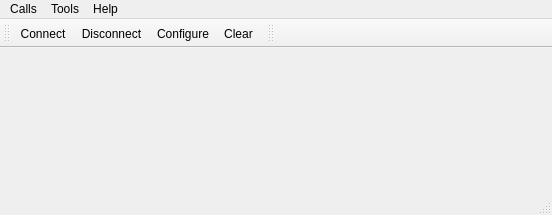
<?xml version="1.0" encoding="UTF-8"?>
<ui version="4.0">
 <class>MainWindow</class>
 <widget class="QMainWindow" name="MainWindow">
  <property name="geometry">
   <rect>
    <x>0</x>
    <y>0</y>
    <width>552</width>
    <height>215</height>
   </rect>
  </property>
  <property name="windowTitle">
   <string>Simple Terminal</string>
  </property>
  <widget class="QWidget" name="centralWidget">
   <property name="enabled">
    <bool>true</bool>
   </property>
   <layout class="QVBoxLayout" name="verticalLayout"/>
  </widget>
  <widget class="QMenuBar" name="menuBar">
   <property name="geometry">
    <rect>
     <x>0</x>
     <y>0</y>
     <width>552</width>
     <height>22</height>
    </rect>
   </property>
   <widget class="QMenu" name="menuCalls">
    <property name="title">
     <string>Calls</string>
    </property>
    <addaction name="actionConnect"/>
    <addaction name="actionDisconnect"/>
    <addaction name="separator"/>
    <addaction name="actionQuit"/>
   </widget>
   <widget class="QMenu" name="menuTools">
    <property name="title">
     <string>Tools</string>
    </property>
    <addaction name="actionConfigure"/>
    <addaction name="actionClear"/>
   </widget>
   <widget class="QMenu" name="menuHelp">
    <property name="title">
     <string>Help</string>
    </property>
    <addaction name="actionAbout"/>
    <addaction name="actionAboutQt"/>
   </widget>
   <addaction name="menuCalls"/>
   <addaction name="menuTools"/>
   <addaction name="menuHelp"/>
  </widget>
  <widget class="QToolBar" name="mainToolBar">
   <attribute name="toolBarArea">
    <enum>TopToolBarArea</enum>
   </attribute>
   <attribute name="toolBarBreak">
    <bool>false</bool>
   </attribute>
   <addaction name="actionConnect"/>
   <addaction name="actionDisconnect"/>
   <addaction name="actionConfigure"/>
   <addaction name="actionClear"/>
  </widget>
  <widget class="QStatusBar" name="statusBar"/>
  <widget class="QToolBar" name="toolBar">
   <property name="windowTitle">
    <string>toolBar</string>
   </property>
   <attribute name="toolBarArea">
    <enum>TopToolBarArea</enum>
   </attribute>
   <attribute name="toolBarBreak">
    <bool>false</bool>
   </attribute>
  </widget>
  <action name="actionAbout">
   <property name="text">
    <string>&amp;About</string>
   </property>
   <property name="toolTip">
    <string>About program</string>
   </property>
   <property name="shortcut">
    <string>Alt+A</string>
   </property>
  </action>
  <action name="actionAboutQt">
   <property name="text">
    <string>About Qt</string>
   </property>
  </action>
  <action name="actionConnect">
   <property name="icon">
    <iconset resource="terminal.qrc">
     <normaloff>:/images/connect.png</normaloff>:/images/connect.png</iconset>
   </property>
   <property name="text">
    <string>C&amp;onnect</string>
   </property>
   <property name="toolTip">
    <string>Connect to serial port</string>
   </property>
   <property name="shortcut">
    <string>Ctrl+O</string>
   </property>
  </action>
  <action name="actionDisconnect">
   <property name="icon">
    <iconset resource="terminal.qrc">
     <normaloff>:/images/disconnect.png</normaloff>:/images/disconnect.png</iconset>
   </property>
   <property name="text">
    <string>&amp;Disconnect</string>
   </property>
   <property name="toolTip">
    <string>Disconnect from serial port</string>
   </property>
   <property name="shortcut">
    <string>Ctrl+D</string>
   </property>
  </action>
  <action name="actionConfigure">
   <property name="icon">
    <iconset resource="terminal.qrc">
     <normaloff>:/images/settings.png</normaloff>:/images/settings.png</iconset>
   </property>
   <property name="text">
    <string>&amp;Configure</string>
   </property>
   <property name="toolTip">
    <string>Configure serial port</string>
   </property>
   <property name="shortcut">
    <string>Alt+C</string>
   </property>
  </action>
  <action name="actionClear">
   <property name="icon">
    <iconset resource="terminal.qrc">
     <normaloff>:/images/clear.png</normaloff>:/images/clear.png</iconset>
   </property>
   <property name="text">
    <string>C&amp;lear</string>
   </property>
   <property name="toolTip">
    <string>Clear data</string>
   </property>
   <property name="shortcut">
    <string>Alt+L</string>
   </property>
  </action>
  <action name="actionQuit">
   <property name="icon">
    <iconset resource="terminal.qrc">
     <normaloff>:/images/application-exit.png</normaloff>:/images/application-exit.png</iconset>
   </property>
   <property name="text">
    <string>&amp;Quit</string>
   </property>
   <property name="shortcut">
    <string>Ctrl+Q</string>
   </property>
  </action>
 </widget>
 <layoutdefault spacing="6" margin="11"/>
 <resources>
  <include location="terminal.qrc"/>
 </resources>
 <connections/>
</ui>
